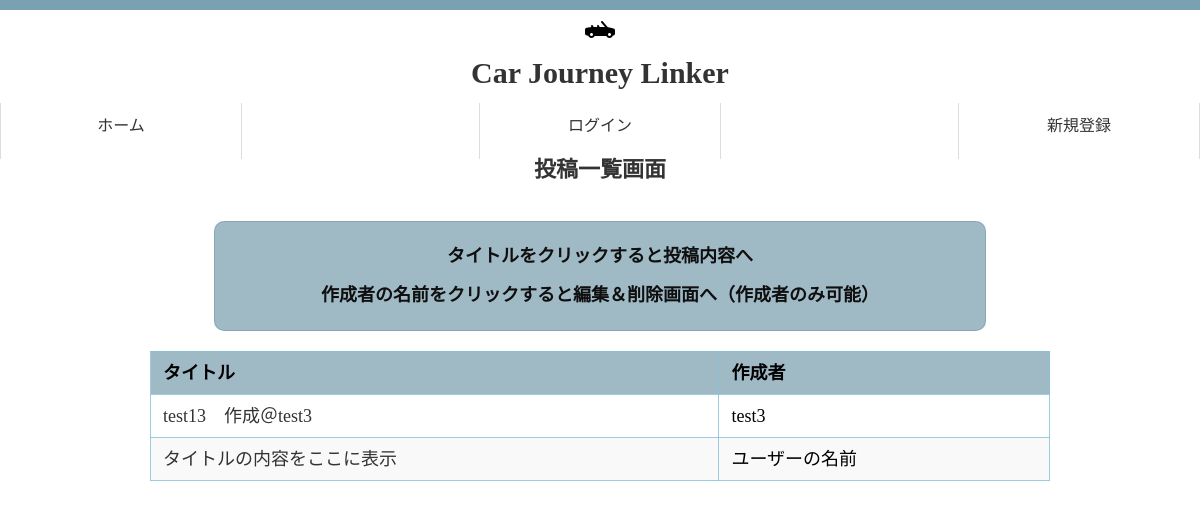
The app's page /myapp/list_posts/, older data.
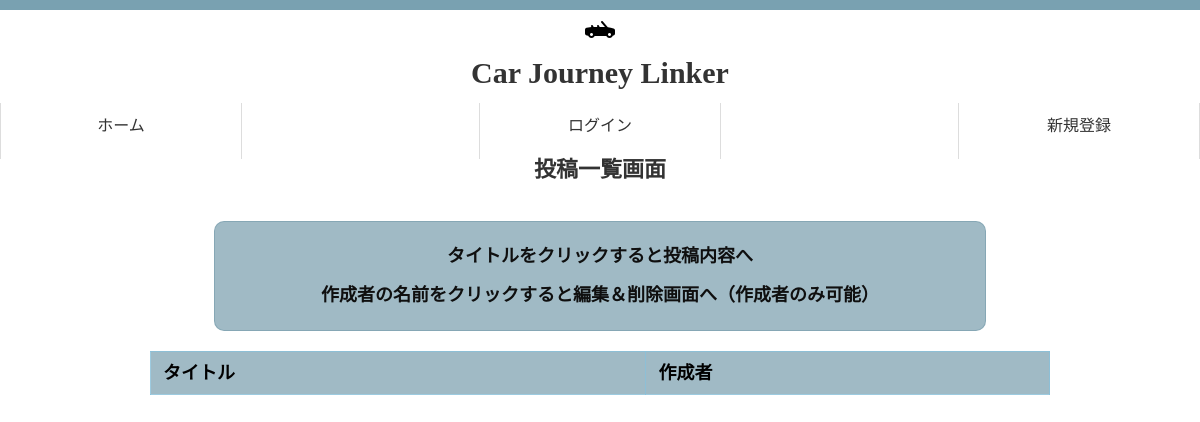
The same page, newer data.
### myapp/models.py (models this page shows, shortened)
class Posts(models.Model):
    user = models.ForeignKey(Users, on_delete=models.CASCADE)
    title = models.CharField(max_length=100)
    content = models.TextField()
    image = models.ImageField(upload_to='posts/', blank=True, null=True)
    create_at = models.DateTimeField(auto_now_add=True)
    update_at = models.DateTimeField(auto_now=True)
    objects = PostManager()

class Users(AbstractBaseUser, PermissionsMixin):
    username = models.CharField(max_length=150)
    email = models.EmailField(max_length=255, unique=True)
    is_active = models.BooleanField(default=True)
    is_staff = models.BooleanField(default=False)
    create_at = models.DateTimeField(auto_now_add=True)
    update_at = models.DateTimeField(auto_now=True)
    USERNAME_FIELD = 'email'
    REQUIRED_FIELDS = ['username']
    objects = UserManager()

### myapp/views.py (the view)
# urls.py: path('list_posts/', PostListView.as_view(), name='list_posts'),
class PostListView(ListView):
    model = Posts
    template_name = 'list_posts.html'
    context_object_name = 'posts'
    def get_queryset(self):
        return Posts.objects.fetch_all_posts() # type: ignore

### myapp/models.py (called while the page is built)
    def fetch_all_posts(self):
        return self.order_by('id').all()

### templates/list_posts.html (shortened to what this page needs)
{% extends 'base.html' %}
{% block content %}
<h3>投稿一覧画面</h3>
<div class="list-info">
    <p>タイトルをクリックすると投稿内容へ</p>
    <p>作成者の名前をクリックすると編集＆削除画面へ（作成者のみ可能）</p>
</div>
<div class="list-container">
    <table class="table table-striped table-hover">
        <thead>
            <tr>
                <th>タイトル</th>
                <th>作成者</th>
            </tr>
        </thead>
        <tbody>
        {% for post in posts %}
            <tr>
                <td><a href="{% url 'myapp:post_comments' post_id=post.id %}">{{ post.title }}</a></td>
                {% if post.user.id == user.id %}
                    <td><a href="{% url 'myapp:edit_post' id=post.id %}">{{ post.user.username }}</a></td>
                {% else %}
                    <td>{{ post.user.username }}</td>
                {% endif %}
            </tr>
        {% endfor %}
        </tbody>
    </table>
</div>
{% endblock %}

Row changes from the older to the newer data that the page shows:
removed Posts: title "test13 作成＠test3", user.username "test3"
removed Posts: title "タイトルの内容をここに表示", user.username "ユーザーの名前"
